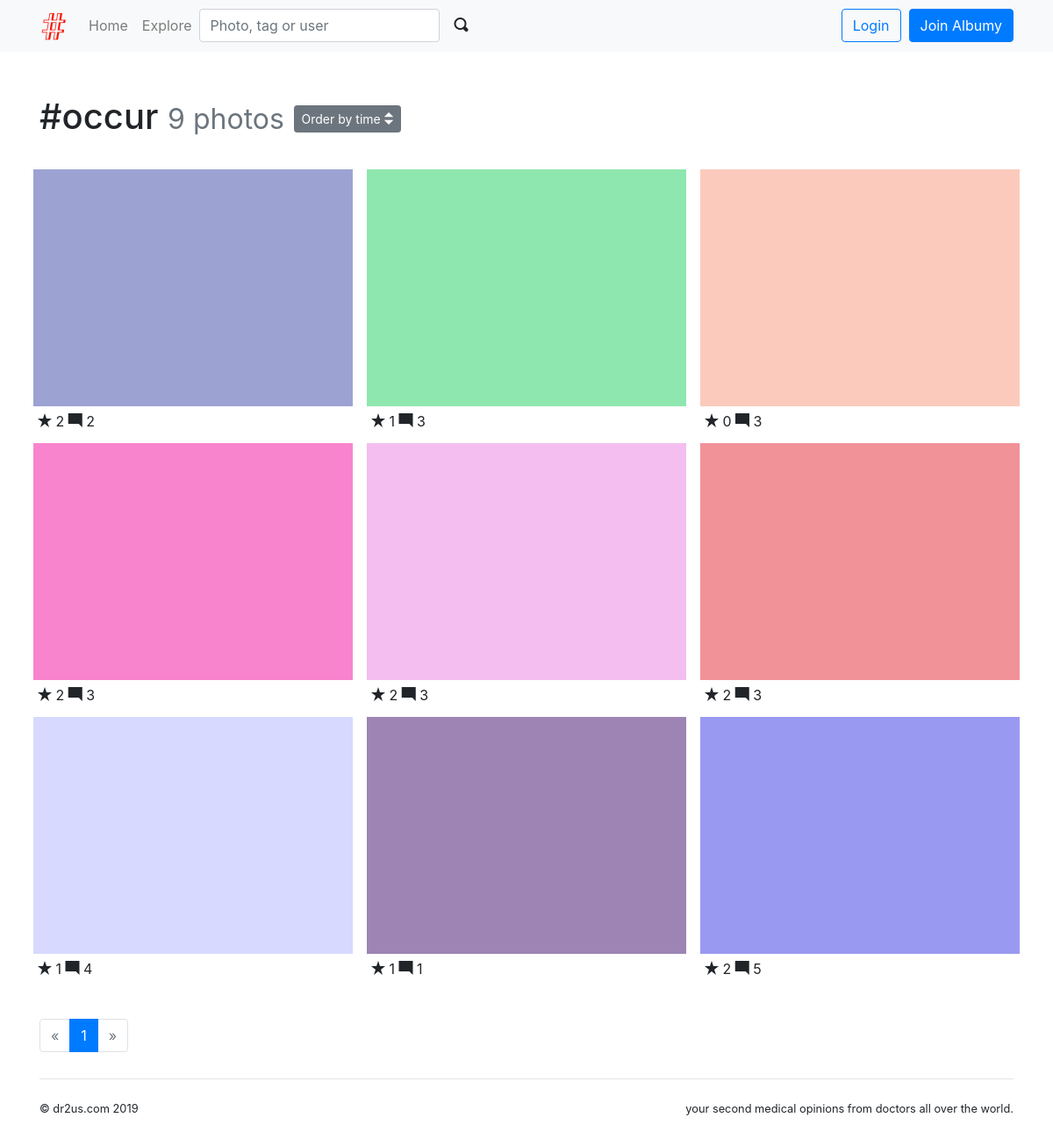
Screenshot of /tag/4 with the database file from the repository.
### albumy/models.py (models this page shows)
@whooshee.register_model('name')
class Tag(db.Model):
    id = db.Column(db.Integer, primary_key=True)
    name = db.Column(db.String(64), index=True, unique=True)
    photos = db.relationship('Photo', secondary=tagging, back_populates='tags')

@whooshee.register_model('description')
class Photo(db.Model):
    id = db.Column(db.Integer, primary_key=True)
    description = db.Column(db.String(500))
    filename = db.Column(db.String(64))
    filename_s = db.Column(db.String(64))
    filename_m = db.Column(db.String(64))
    timestamp = db.Column(db.DateTime, default=datetime.utcnow, index=True)
    can_comment = db.Column(db.Boolean, default=True)
    flag = db.Column(db.Integer, default=0)
    author_id = db.Column(db.Integer, db.ForeignKey('user.id'))
    rates = db.relationship('Rate', foreign_keys=[Rate.rater_photo_id], back_populates='rater_photo', cascade='all', lazy='dynamic') # get the rate data that are given by this photo user
    author = db.relationship('User', back_populates='photos')
    comments = db.relationship('Comment', back_populates='photo', cascade='all')
    collectors = db.relationship('Collect', back_populates='collected', cascade='all')
    tags = db.relationship('Tag', secondary=tagging, back_populates='photos')

### albumy/blueprints/main.py (the view)
@main_bp.route('/tag/<int:tag_id>', defaults={'order': 'by_time'})
@main_bp.route('/tag/<int:tag_id>/<order>')
def show_tag(tag_id, order):
    tag = Tag.query.get_or_404(tag_id)
    page = request.args.get('page', 1, type=int)
    per_page = current_app.config['ALBUMY_PHOTO_PER_PAGE']
    order_rule = 'time'
    pagination = Photo.query.with_parent(tag).order_by(Photo.timestamp.desc()).paginate(page, per_page)
    photos = pagination.items
    if order == 'by_collects':
        photos.sort(key=lambda x: len(x.collectors), reverse=True)
        order_rule = 'collects'
    return render_template('main/tag.html', tag=tag, pagination=pagination, photos=photos, order_rule=order_rule)

### albumy/__init__.py (called while the page is built)
def register_template_context(app):
    @app.context_processor
    def make_template_context():
        if current_user.is_authenticated:
            notification_count = Notification.query.with_parent(current_user).filter_by(is_read=False).count()
        else:
            notification_count = None
        return dict(notification_count=notification_count)

### albumy/extensions.py (called while the page is built)
    def can(self, permission_name):
        return False

### albumy/templates/main/tag.html (shortened to what this page needs)
{% extends 'base.html' %}
{% from 'bootstrap/pagination.html' import render_pagination %}
{% from 'bootstrap/form.html' import render_form %}
{% from 'macros.html' import photo_card with context %}
{% block content %}
    <div class="page-header">
        <h1>#{{ tag.name }}
            <small class="text-muted">{{ tag.photos|length }} photos</small>
            <span class="dropdown">
            <button class="btn btn-secondary btn-sm" type="button" id="dropdownMenuButton" data-toggle="dropdown"
                    aria-haspopup="true" aria-expanded="false">
                Order by {{ order_rule }} <span class="oi oi-elevator"></span>
            </button>
        </span>
        </h1>
    </div>
    <div class="row">
        {% for photo in photos %}
            {{ photo_card(photo) }}
        {% endfor %}
    </div>
    <div class="page-footer">
        {{ render_pagination(pagination, align='center') }}
    </div>
{% endblock %}

### albumy/templates/macros.html (shortened to what this page needs)
{% macro photo_card(photo) %}
    <div class="photo-card card">
        <a class="card-thumbnail" href="{{ url_for('main.show_photo', photo_id=photo.id) }}">
            <img class="card-img-top portrait" src="{{ url_for('main.get_image', filename=photo.filename_s) }}">
        </a>
        <div class="card-body">
            <span class="oi oi-star"></span> {{ photo.collectors|length }}
            <span class="oi oi-comment-square"></span> {{ photo.comments|length }}
        </div>
    </div>
{% endmacro %}

### albumy/static/css/style.css (style rules this page uses)
.page-header { padding-top: 20px; padding-bottom: 20px; }
.page-footer { padding-top: 40px; }
nav { margin-bottom: 30px; }
.photo-card { float: left; width: 33.333%; padding: 0.5rem 0.5rem 0 0.5rem; border: 0; }
.photo-card .card-body { padding: 5px; }
.card-thumbnail { position: relative; width: auto; height: 20em; overflow: hidden; }
.card-thumbnail img { position: absolute; left: 50%; top: 50%; height: 100%; width: auto; -webkit-transform: translate(-50%, -50%); -ms-transform: translate(-50%, -50%); transform: translate(-50%, -50%); }
.card-thumbnail img.portrait { width: 100%; height: auto; }
@media (max-width: 1280px) { .card-thumbnail { height: 270px; } }

### rows the page displays
Tag: name "occur"
Photo: filename_s (picture), collectors|length "2", comments|length "2"
Photo: filename_s (picture), collectors|length "1", comments|length "3"
Photo: filename_s (picture), collectors|length "0", comments|length "3"
Photo: filename_s (picture), collectors|length "2", comments|length "3"
Photo: filename_s (picture), collectors|length "2", comments|length "3"
Photo: filename_s (picture), collectors|length "2", comments|length "3"
Photo: filename_s (picture), collectors|length "1", comments|length "4"
Photo: filename_s (picture), collectors|length "1", comments|length "1"
Photo: filename_s (picture), collectors|length "2", comments|length "5"

### other values shown
{{ render_nav_item('main.index', 'Home') }} "Home"
{{ render_nav_item('main.explore', 'Explore') }} "Explore"
{{ tag.photos|length }} "9"
{{ order_rule }} "time"
{{ render_pagination(pagination, align='center') }} "« 1 »"
